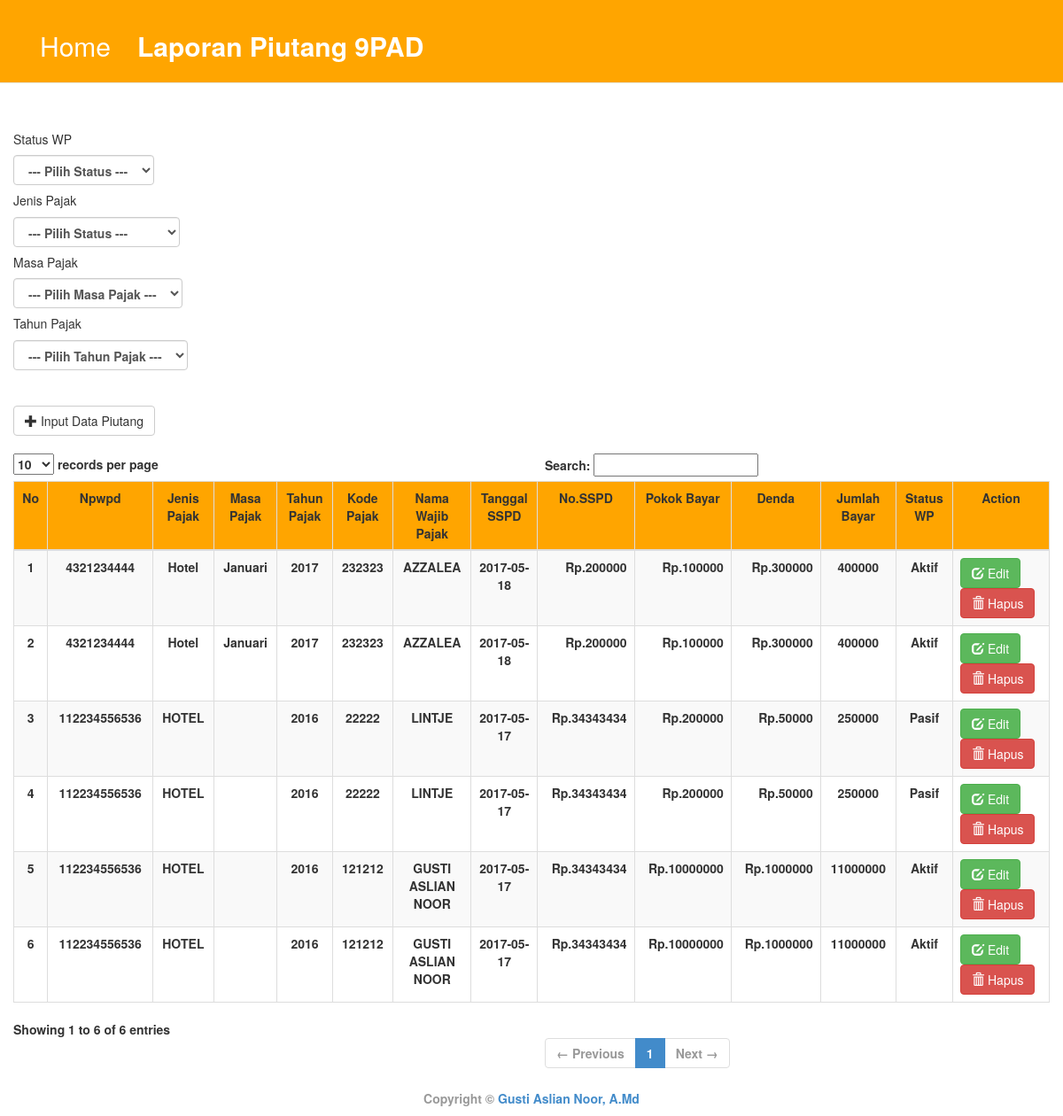
The app's page /pembayaran.php?data with its own data.
### tables this page shows
CREATE TABLE `tbl_piutang` (
  `id` int(25) NOT NULL,
  `npwpd` varchar(25) NOT NULL,
  `jns_pajak` varchar(25) NOT NULL,
  `masa_pajak` varchar(25) NOT NULL,
  `thn_pajak` varchar(20) NOT NULL,
  `kode_pajak` varchar(20) NOT NULL,
  `nama_wp` text NOT NULL,
  `tgl_sspd` date NOT NULL,
  `no_sspd` varchar(25) NOT NULL,
  `pokok_bayar` decimal(25,0) NOT NULL,
  `denda` varchar(25) NOT NULL,
  `jml_byrdandenda` varchar(25) NOT NULL,
  `status_wp` varchar(25) NOT NULL
);

### pembayaran.php (the view, shortened to what this page needs)
<?php include('atas.php'); ?>
<?php if(isset($_GET['data'])){ ?>
<br />
<br />
<br />
<br />
<br />
<!DOCTYPE html>
<html lang="en">
  <head>
    <link href="css/bootstrap.min.css" rel="stylesheet">
  </head>
  <body>
  </body>
</html>
<br/>
<br/>
<form name="form1" id="status_wp"action="" method="get" class="niceform" enctype="multipart/form-data">
	<table class="table-hover">
		<tr>
			<align="left"><h5>Status WP</h5>
			<td><select type="filter" name="status_wp" class="form-control" width="20%" onchange="document.getElementById('status_wp').submit()">
			<option value=""> --- Pilih Status --- </option>
			</select></td>
		</tr>
	</table>
</form>
<form name="form1" id="jns_pajak"action="" method="get" class="niceform" enctype="multipart/form-data">
	<table class="table-hover">
		<tr>
			<align="left"><h5>Jenis Pajak</h5>
			<td><select type="filter" name="jns_pajak" class="form-control" width="20%" onchange="document.getElementById('status_wp').submit()">
			<option value=""> --- Pilih Status --- </option>
			</select></td>
		</tr>
	</table>
</form>
<form name="form1" id="jns_pajak"action="" method="get" class="niceform" enctype="multipart/form-data">
	<table class="table-hover">
		<tr>
			<align="left"><h5>Masa Pajak</h5>
			<td><select type="filter" name="masa_pajak" class="form-control" width="20%" onchange="document.getElementById('status_wp').submit()">
			<option value=""> --- Pilih Masa Pajak --- </option>
			</select></td>
		</tr>
	</table>
</form>
<form name="form1" id="jns_pajak"action="" method="get" class="niceform" enctype="multipart/form-data">
	<table class="table-hover">
		<tr>
			<align="left"><h5>Tahun Pajak</h5>
			<td><select type="filter" name="thn_pajak" class="form-control" width="20%" onchange="document.getElementById('status_wp').submit()">
			<option value=""> --- Pilih Tahun Pajak --- </option>
			</select></td>
		</tr>
	</table>
</form>
<br/>
<br/>
<a href="?tambah";>
	<button type="button" class="btn btn-default">
		<span class="glyphicon glyphicon-plus"></span> Input Data Piutang
	</button>
</a>
<br/>
<br/>
<table  class="table table-striped table-bordered table-hover" id="example">
	<thead>
		<tr align="center" style="background-color:orange;">
			<td><strong>No</td>
			<td><strong>Npwpd</td>
			<td><strong>Jenis Pajak</td>
			<td><strong>Masa Pajak</td>
			<td><strong>Tahun Pajak</td>
			<td><strong>Kode Pajak</td>
			<td><strong>Nama Wajib Pajak</td>
			<td><strong>Tanggal SSPD</td>
			<td><strong>No.SSPD</td>
			<td><strong>Pokok Bayar</td>
			<td><strong>Denda</td>
			<td><strong>Jumlah Bayar</td>
			<td><strong>Status WP</td>
			<td width="10%"><strong>Action</td>
		<strong>
		</tr>
	</thead>
	<tbody>
<?php
	$sql="select * from tbl_piutang order by id desc";
	$rs=mysql_query($sql);
	$no=1;
	while($row=mysql_fetch_array($rs)){
?>
<tr>
 	<td align="center"><?php echo $no; ?></td>
	<td align="center"><?php echo $row['1']; ?></td>
	<td align="center"><?php echo $row['2']; ?></td>
	<td align="center"><?php echo $row['3']; ?></td>
	<td align="center"><?php echo $row['4']; ?></td>
	<td align="center"><?php echo $row['5']; ?></td>
	<td align="center"><?php echo $row['6']; ?></td>
	<td align="center"><?php echo $row['7']; ?></td>
	<td align="right"> <?php echo "Rp.",""?><?php echo $row ['8'];?></td>
	<td align="right"><?php echo "Rp.",""?><?php echo $row ['9'];?></td>
	<td align="right"><?php echo "Rp.",""?><?php echo $row ['10'];?></td>
	<td align="center"><?php echo $row['11']; ?></td>
	<td align="center"><?php echo $row['12']; ?></td>
	<td>
		<a href="?edit&id=<?php echo $row['0']; ?>" class="btn btn-success"><span class="glyphicon glyphicon-edit"></span> Edit</a>
		<a href="?hapus&id=<?php echo $row['0']; ?>" onclick="return confirm('Yakin Mau Hapus?');" class="btn btn-danger"><span class="glyphicon glyphicon-trash"></span> Hapus</a>
	</td>
</tr>
<?php $no++; } ?>
	</tbody>
</table>
<?php } ?>
<?php include('bawah.php'); ?>

### atas.php (shortened to what this page needs)
<!DOCTYPE html>
<html lang="en">
  <head>
	<link rel="stylesheet" href="css/blitzer/jquery-ui-1.10.3.custom.css" type="text/css" media="" />
	<link href="css/bootstrap.min.css" rel="stylesheet">
  </head>
  <body>
	<div class="navbar navbar-default navbar-fixed-top" style="background-color:orange" role="navigation">
	  <div class="container">
		<div class="navbar-collapse collapse">
		  <ul class="nav navbar-nav">
			<li><a href="index.php" style="color:white"><h2>Home</h2></a></li>
			<li><a href="http://localhost/piutang/pembayaran.php?data" style="color:white"><h2><strong>Laporan Piutang 9PAD</h2></a></li>
		  </ul>
		</div>
	  </div>
	</div>
	<div class="container-fluid">
<div class="col-lg-12">
<div class="row">

### bawah.php (shortened to what this page needs)
</div>
	</div>
	<div id="footer">
	  <div class="container-fluid">
		<p class="text-muted" align="center"><br />Copyright &copy; <a href="http://bppdrd.balikpapan.go.id/" target="_blank">Gusti Aslian Noor, A.Md</a></p>
	  </div>
	</div>
</body>
</html>

### records on screen
tbl_piutang: npwpd "4321234444", jns_pajak "Hotel", masa_pajak "Januari", thn_pajak "2017", kode_pajak "232323", nama_wp "AZZALEA", tgl_sspd "2017-05-18", no_sspd "200000", pokok_bayar "100000", denda "300000", jml_byrdandenda "400000", status_wp "Aktif"
tbl_piutang: npwpd "4321234444", jns_pajak "Hotel", masa_pajak "Januari", thn_pajak "2017", kode_pajak "232323", nama_wp "AZZALEA", tgl_sspd "2017-05-18", no_sspd "200000", pokok_bayar "100000", denda "300000", jml_byrdandenda "400000", status_wp "Aktif"
tbl_piutang: npwpd "112234556536", jns_pajak "HOTEL", thn_pajak "2016", kode_pajak "22222", nama_wp "LINTJE", tgl_sspd "2017-05-17", no_sspd "34343434", pokok_bayar "200000", denda "50000", jml_byrdandenda "250000", status_wp "Pasif"
tbl_piutang: npwpd "112234556536", jns_pajak "HOTEL", thn_pajak "2016", kode_pajak "22222", nama_wp "LINTJE", tgl_sspd "2017-05-17", no_sspd "34343434", pokok_bayar "200000", denda "50000", jml_byrdandenda "250000", status_wp "Pasif"
tbl_piutang: npwpd "112234556536", jns_pajak "HOTEL", thn_pajak "2016", kode_pajak "121212", nama_wp "GUSTI ASLIAN NOOR", tgl_sspd "2017-05-17", no_sspd "34343434", pokok_bayar "10000000", denda "1000000", jml_byrdandenda "11000000", status_wp "Aktif"
tbl_piutang: npwpd "112234556536", jns_pajak "HOTEL", thn_pajak "2016", kode_pajak "121212", nama_wp "GUSTI ASLIAN NOOR", tgl_sspd "2017-05-17", no_sspd "34343434", pokok_bayar "10000000", denda "1000000", jml_byrdandenda "11000000", status_wp "Aktif"
